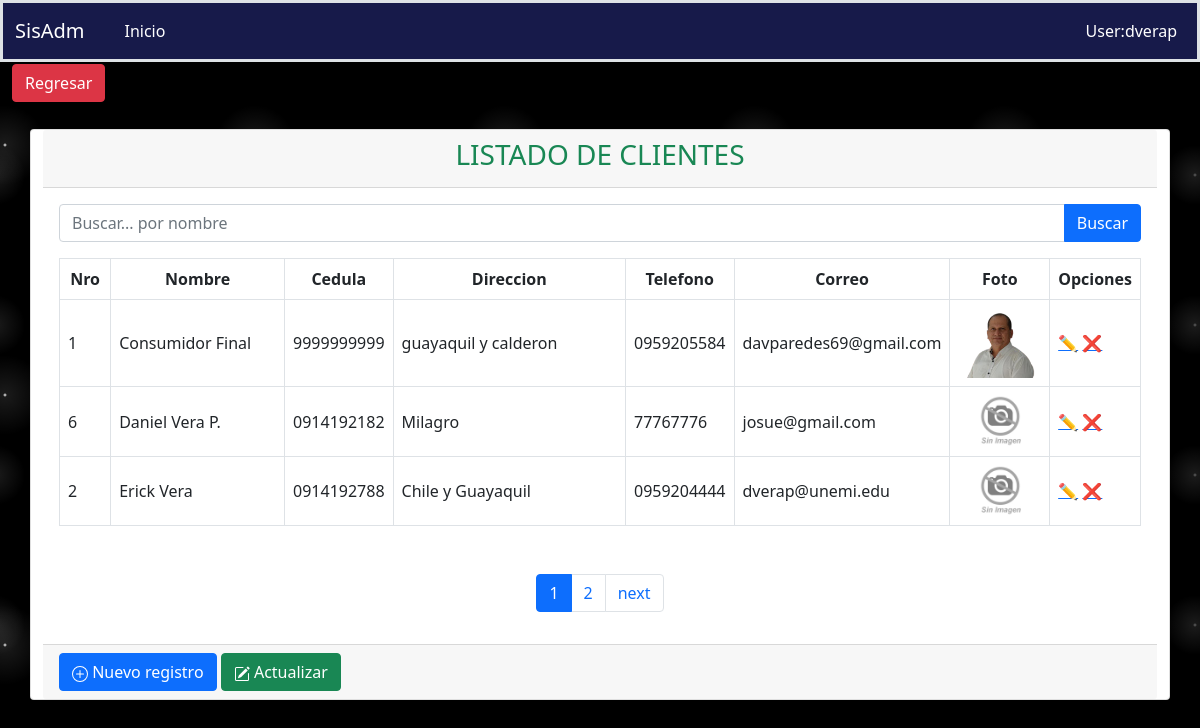
The page /venta/cliente on the database its author committed.
### aplicaciones/ventas/models.py (models this page shows, shortened)
class Cliente(Base):
    ruc = models.CharField(max_length=13, unique=True)
    nombres = models.CharField(max_length=200, unique=True)
    pais = models.ForeignKey(Pais, on_delete=models.PROTECT, blank=True, null=True)
    provincia = models.ForeignKey(Provincia, on_delete=models.PROTECT, blank=True, null=True)
    ciudad = models.ForeignKey(Ciudad, on_delete=models.PROTECT, blank=True, null=True)
    direccion = models.TextField(blank=True, null=True, verbose_name='Dirección')
    genero = models.CharField(max_length=1, choices=GENERO,default=GENERO[0][0], blank=True, null=True)
    fecha_nacimiento = models.DateField(blank=True, null=True)
    telefonos = models.CharField(max_length=50, blank=True, null=True)
    email = models.CharField(max_length=100,unique=True)
    foto = models.FileField(upload_to='ventas/clientes/', blank=True, null=True)
    estado = models.BooleanField(default=True)
    class Meta:
        verbose_name = "Cliente"
        verbose_name_plural = "Clientes"
        ordering = ('nombres',)
    def get_image(self):
        if self.foto:
            return '{}{}'.format(settings.MEDIA_URL, self.foto)
        return '{}{}'.format(settings.STATIC_URL, 'img/default/empty.jpg')

### aplicaciones/ventas/views/cliente/views.py (the view)
# urls.py: path('cliente', ClienteListView.as_view(), name='cliente'),
class ClienteListView(ListView):
    template_name = "cliente/list.html"
    model = Cliente
    context_object_name = 'clientes'
    paginate_by = 3
    def get_queryset(self):
        query = self.request.GET.get("query")
        print(query)
        if query:
            return self.model.objects.filter(nombres__icontains=query)
        else:
            return self.model.objects.all()
    def get_context_data(self, **kwargs):
        context = super().get_context_data(**kwargs)
        context['url_anterior'] = '/venta/menu'
        context['listar_url']= '/cliente',
        context['crear_url'] = '/venta/crearcliente/'
        context['titulo'] = 'LISTADO DE CLIENTES'
        context['query'] = self.request.GET.get("query") or ""
        return context

### aplicaciones/ventas/templates/cliente/list.html (shortened to what this page needs)
{% extends 'consulta.html' %}
{% load static %}
{% block search %}
    <form action="{% url 'ventas:cliente' %}" method="GET">
      <div class="input-group mb-3">
        <input type="text" name="query" value="{{ query }}" class="form-control" placeholder="Buscar... por nombre" id="idInputSearch" aria-describedby="basic-addon2"/>
        <button type="submit" class="btn btn-primary mr-1" id="idSearchSp">Buscar</button>
      </div>
    </form>
{% endblock %}
{% block columns %}
    <tr class="text-center">
        <th scope="col" style="width: 5%;">Nro</th>
        <th scope="col" style="width: 20%;">Nombre</th>
        <th scope="col" style="width: 10%;">Cedula</th>
        <th scope="col" style="width: 30%;">Direccion</th>
        <th scope="col" style="width: 10%;">Telefono</th>
        <th scope="col" style="width: 15%;">Correo</th>
        <th scope="col" style="width: 15%;">Foto</th>
        <th scope="col" style="width: 10%;">Opciones</th>
    </tr>
{% endblock %}
{% block rows %}
    {% for object in clientes %}
        <tr class="align-middle" >
            <td>{{ object.id }}</td>
            <td>{{ object.nombres }}</td>
            <td>{{ object.ruc }}</td>
            <td>{{ object.direccion }}</td>
            <td>{{ object.telefonos }}</td>
            <td>{{ object.email }}</td>
            <td class="text-center">
                <img width="70" src="{{ object.get_image }}" alt="Sin Foto">
            </td>
             <td class="acciones">
                <a href="{% url 'ventas:actualizarcliente' object.id %}">✏️</a>
                <a href="{% url 'ventas:deletecliente' object.id %}">❌</a>
            </td>
        </tr>
    {% endfor %}
{% endblock %}

### static/css/estilos.css (style rules this page uses)
body { background-color:black; background-image: radial-gradient(white, rgba(255,255,255,.2) 2px, transparent 40px), radial-gradient(white, rgba(255,255,255,.15) 1px, transparent 30px), radial-gradient(white, rgba(255,255,255,.1) 2px, transparent 40px), radial-gradient(rgba(255,255,255,.4), rgba(255,255,255,.1) 2px, transparent 30px); background-size: 550px 550px, 350px 350px, 250px 250px, 150px 150px; background-position: 0 0, 40px 60px, 130px 270px, 70px 100px; color: #171a4a; }

### rows shown on the page
Cliente: id "1", nombres "Consumidor Final", ruc "9999999999", direccion "guayaquil y calderon", telefonos "0959205584", email "davparedes69@gmail.com", get_image (picture)
Cliente: id "6", nombres "Daniel Vera P.", ruc "0914192182", direccion "Milagro", telefonos "77767776", email "josue@gmail.com"
Cliente: id "2", nombres "Erick Vera", ruc "0914192788", direccion "Chile y Guayaquil", telefonos "0959204444", email "dverap@unemi.edu"

### other values the page prints
{{ titulo }} "LISTADO DE CLIENTES"
{{ i }} "1"
{{ i }} "2"
